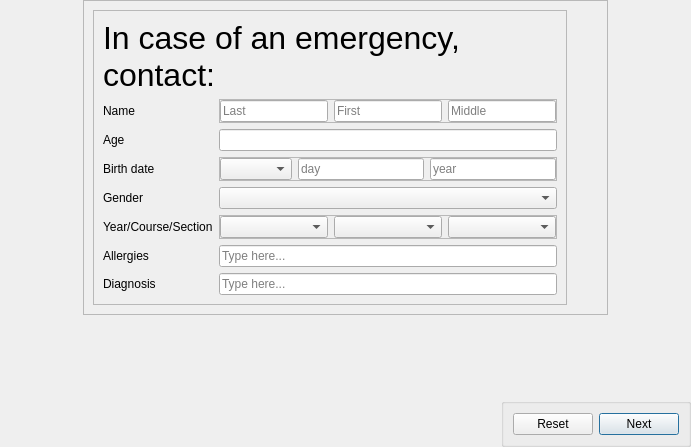
<?xml version="1.0" encoding="UTF-8"?>
<ui version="4.0">
 <class>Dialog</class>
 <widget class="QDialog" name="Dialog">
  <property name="windowModality">
   <enum>Qt::NonModal</enum>
  </property>
  <property name="enabled">
   <bool>true</bool>
  </property>
  <property name="geometry">
   <rect>
    <x>0</x>
    <y>0</y>
    <width>691</width>
    <height>447</height>
   </rect>
  </property>
  <property name="sizePolicy">
   <sizepolicy hsizetype="Fixed" vsizetype="Fixed">
    <horstretch>0</horstretch>
    <verstretch>0</verstretch>
   </sizepolicy>
  </property>
  <property name="focusPolicy">
   <enum>Qt::TabFocus</enum>
  </property>
  <property name="contextMenuPolicy">
   <enum>Qt::DefaultContextMenu</enum>
  </property>
  <property name="windowTitle">
   <string>Dialog</string>
  </property>
  <property name="layoutDirection">
   <enum>Qt::LeftToRight</enum>
  </property>
  <property name="sizeGripEnabled">
   <bool>false</bool>
  </property>
  <property name="modal">
   <bool>false</bool>
  </property>
  <layout class="QVBoxLayout" name="verticalLayout">
   <property name="spacing">
    <number>0</number>
   </property>
   <property name="leftMargin">
    <number>0</number>
   </property>
   <property name="topMargin">
    <number>0</number>
   </property>
   <property name="rightMargin">
    <number>0</number>
   </property>
   <property name="bottomMargin">
    <number>0</number>
   </property>
   <item alignment="Qt::AlignHCenter|Qt::AlignVCenter">
    <widget class="QFrame" name="Wrapper">
     <property name="sizePolicy">
      <sizepolicy hsizetype="Minimum" vsizetype="Minimum">
       <horstretch>0</horstretch>
       <verstretch>0</verstretch>
      </sizepolicy>
     </property>
     <property name="frameShape">
      <enum>QFrame::StyledPanel</enum>
     </property>
     <property name="frameShadow">
      <enum>QFrame::Raised</enum>
     </property>
     <layout class="QHBoxLayout" name="horizontalLayout">
      <item alignment="Qt::AlignHCenter|Qt::AlignVCenter">
       <widget class="QFrame" name="Forms">
        <property name="frameShape">
         <enum>QFrame::StyledPanel</enum>
        </property>
        <property name="frameShadow">
         <enum>QFrame::Raised</enum>
        </property>
        <layout class="QFormLayout" name="formLayout">
         <item row="2" column="0" colspan="2">
          <widget class="QLabel" name="titleText">
           <property name="font">
            <font>
             <pointsize>24</pointsize>
            </font>
           </property>
           <property name="text">
            <string>In case of an emergency, contact:</string>
           </property>
           <property name="wordWrap">
            <bool>true</bool>
           </property>
          </widget>
         </item>
         <item row="4" column="0">
          <widget class="QLabel" name="nameLabel">
           <property name="text">
            <string>Name</string>
           </property>
          </widget>
         </item>
         <item row="4" column="1">
          <widget class="QFrame" name="nameTextBox">
           <property name="enabled">
            <bool>true</bool>
           </property>
           <property name="autoFillBackground">
            <bool>false</bool>
           </property>
           <property name="frameShape">
            <enum>QFrame::StyledPanel</enum>
           </property>
           <property name="frameShadow">
            <enum>QFrame::Raised</enum>
           </property>
           <layout class="QHBoxLayout" name="horizontalLayout_3">
            <property name="leftMargin">
             <number>0</number>
            </property>
            <property name="topMargin">
             <number>0</number>
            </property>
            <property name="rightMargin">
             <number>0</number>
            </property>
            <property name="bottomMargin">
             <number>0</number>
            </property>
            <item>
             <widget class="QLineEdit" name="lastName">
              <property name="placeholderText">
               <string>Last</string>
              </property>
             </widget>
            </item>
            <item>
             <widget class="QLineEdit" name="firstName">
              <property name="placeholderText">
               <string>First</string>
              </property>
             </widget>
            </item>
            <item>
             <widget class="QLineEdit" name="middleInitial">
              <property name="placeholderText">
               <string>Middle</string>
              </property>
             </widget>
            </item>
           </layout>
          </widget>
         </item>
         <item row="5" column="0">
          <widget class="QLabel" name="ageLabel">
           <property name="text">
            <string>Age</string>
           </property>
          </widget>
         </item>
         <item row="5" column="1">
          <widget class="QLineEdit" name="lineEdit_4"/>
         </item>
         <item row="6" column="0">
          <widget class="QLabel" name="birthDateLabel">
           <property name="text">
            <string>Birth date</string>
           </property>
          </widget>
         </item>
         <item row="6" column="1">
          <widget class="QFrame" name="birthDateTextBox">
           <property name="enabled">
            <bool>true</bool>
           </property>
           <property name="autoFillBackground">
            <bool>false</bool>
           </property>
           <property name="frameShape">
            <enum>QFrame::StyledPanel</enum>
           </property>
           <property name="frameShadow">
            <enum>QFrame::Raised</enum>
           </property>
           <layout class="QHBoxLayout" name="horizontalLayout_4">
            <property name="leftMargin">
             <number>0</number>
            </property>
            <property name="topMargin">
             <number>0</number>
            </property>
            <property name="rightMargin">
             <number>0</number>
            </property>
            <property name="bottomMargin">
             <number>0</number>
            </property>
            <item>
             <widget class="QComboBox" name="month">
              <property name="mouseTracking">
               <bool>false</bool>
              </property>
              <property name="editable">
               <bool>false</bool>
              </property>
              <property name="maxVisibleItems">
               <number>12</number>
              </property>
              <property name="minimumContentsLength">
               <number>0</number>
              </property>
              <property name="placeholderText">
               <string>Month</string>
              </property>
             </widget>
            </item>
            <item>
             <widget class="QLineEdit" name="day">
              <property name="placeholderText">
               <string>day</string>
              </property>
             </widget>
            </item>
            <item>
             <widget class="QLineEdit" name="year">
              <property name="placeholderText">
               <string>year</string>
              </property>
             </widget>
            </item>
           </layout>
          </widget>
         </item>
         <item row="7" column="0">
          <widget class="QLabel" name="genderLabel">
           <property name="text">
            <string>Gender</string>
           </property>
          </widget>
         </item>
         <item row="7" column="1">
          <widget class="QComboBox" name="genderTextBox">
           <property name="mouseTracking">
            <bool>false</bool>
           </property>
           <property name="editable">
            <bool>false</bool>
           </property>
           <property name="maxVisibleItems">
            <number>12</number>
           </property>
           <property name="minimumContentsLength">
            <number>0</number>
           </property>
           <property name="placeholderText">
            <string>Month</string>
           </property>
          </widget>
         </item>
         <item row="8" column="0">
          <widget class="QLabel" name="label_4">
           <property name="text">
            <string>Year/Course/Section</string>
           </property>
          </widget>
         </item>
         <item row="8" column="1">
          <widget class="QFrame" name="frame_2">
           <property name="frameShape">
            <enum>QFrame::StyledPanel</enum>
           </property>
           <property name="frameShadow">
            <enum>QFrame::Raised</enum>
           </property>
           <layout class="QHBoxLayout" name="horizontalLayout_5">
            <property name="leftMargin">
             <number>0</number>
            </property>
            <property name="topMargin">
             <number>0</number>
            </property>
            <property name="rightMargin">
             <number>0</number>
            </property>
            <property name="bottomMargin">
             <number>0</number>
            </property>
            <item>
             <widget class="QComboBox" name="comboBox_2"/>
            </item>
            <item>
             <widget class="QComboBox" name="comboBox_3"/>
            </item>
            <item>
             <widget class="QComboBox" name="comboBox_4"/>
            </item>
           </layout>
          </widget>
         </item>
         <item row="9" column="0">
          <widget class="QLabel" name="label_5">
           <property name="text">
            <string>Allergies</string>
           </property>
          </widget>
         </item>
         <item row="9" column="1">
          <widget class="QLineEdit" name="lineEdit_10">
           <property name="placeholderText">
            <string>Type here...</string>
           </property>
          </widget>
         </item>
         <item row="10" column="0">
          <widget class="QLabel" name="label_6">
           <property name="text">
            <string>Diagnosis</string>
           </property>
          </widget>
         </item>
         <item row="10" column="1">
          <widget class="QLineEdit" name="lineEdit">
           <property name="placeholderText">
            <string>Type here...</string>
           </property>
          </widget>
         </item>
        </layout>
       </widget>
      </item>
      <item alignment="Qt::AlignTop">
       <widget class="QWidget" name="widget" native="true">
        <layout class="QHBoxLayout" name="horizontalLayout_6">
         <item>
          <widget class="QLabel" name="lyceumLogo">
           <property name="sizePolicy">
            <sizepolicy hsizetype="Fixed" vsizetype="Fixed">
             <horstretch>0</horstretch>
             <verstretch>0</verstretch>
            </sizepolicy>
           </property>
           <property name="maximumSize">
            <size>
             <width>100</width>
             <height>100</height>
            </size>
           </property>
           <property name="text">
            <string/>
           </property>
           <property name="pixmap">
            <pixmap>assets/lyceumLogo.png</pixmap>
           </property>
           <property name="scaledContents">
            <bool>true</bool>
           </property>
           <property name="wordWrap">
            <bool>false</bool>
           </property>
           <property name="openExternalLinks">
            <bool>false</bool>
           </property>
          </widget>
         </item>
        </layout>
       </widget>
      </item>
     </layout>
    </widget>
   </item>
   <item>
    <spacer name="Spacer">
     <property name="orientation">
      <enum>Qt::Vertical</enum>
     </property>
     <property name="sizeHint" stdset="0">
      <size>
       <width>20</width>
       <height>40</height>
      </size>
     </property>
    </spacer>
   </item>
   <item>
    <widget class="QGroupBox" name="navigation">
     <property name="enabled">
      <bool>true</bool>
     </property>
     <property name="sizePolicy">
      <sizepolicy hsizetype="Fixed" vsizetype="Preferred">
       <horstretch>0</horstretch>
       <verstretch>0</verstretch>
      </sizepolicy>
     </property>
     <property name="cursor">
      <cursorShape>PointingHandCursor</cursorShape>
     </property>
     <property name="layoutDirection">
      <enum>Qt::RightToLeft</enum>
     </property>
     <property name="title">
      <string/>
     </property>
     <property name="flat">
      <bool>false</bool>
     </property>
     <property name="checkable">
      <bool>false</bool>
     </property>
     <layout class="QHBoxLayout" name="horizontalLayout_2">
      <item>
       <widget class="QPushButton" name="Next">
        <property name="text">
         <string>Next</string>
        </property>
       </widget>
      </item>
      <item>
       <widget class="QPushButton" name="Clear">
        <property name="text">
         <string>Reset</string>
        </property>
       </widget>
      </item>
     </layout>
    </widget>
   </item>
  </layout>
 </widget>
 <resources>
  <include location="assets/resource.qrc"/>
 </resources>
 <connections/>
</ui>
